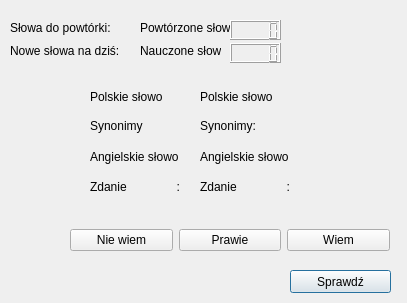
<?xml version="1.0" encoding="UTF-8"?>
<ui version="4.0">
 <class>LearnWindow</class>
 <widget class="QDialog" name="LearnWindow">
  <property name="geometry">
   <rect>
    <x>0</x>
    <y>0</y>
    <width>407</width>
    <height>303</height>
   </rect>
  </property>
  <property name="minimumSize">
   <size>
    <width>407</width>
    <height>303</height>
   </size>
  </property>
  <property name="maximumSize">
   <size>
    <width>407</width>
    <height>303</height>
   </size>
  </property>
  <property name="windowTitle">
   <string>Nauka słówek</string>
  </property>
  <widget class="QPushButton" name="check_button">
   <property name="geometry">
    <rect>
     <x>290</x>
     <y>270</y>
     <width>101</width>
     <height>23</height>
    </rect>
   </property>
   <property name="text">
    <string>Sprawdź</string>
   </property>
  </widget>
  <widget class="QWidget" name="horizontalLayoutWidget">
   <property name="geometry">
    <rect>
     <x>70</x>
     <y>210</y>
     <width>320</width>
     <height>61</height>
    </rect>
   </property>
   <layout class="QHBoxLayout" name="buttonsLayout">
    <item>
     <widget class="QPushButton" name="incorrectly_button">
      <property name="text">
       <string>Nie wiem</string>
      </property>
     </widget>
    </item>
    <item>
     <widget class="QPushButton" name="almost_button">
      <property name="text">
       <string>Prawie</string>
      </property>
     </widget>
    </item>
    <item>
     <widget class="QPushButton" name="correctly_button">
      <property name="text">
       <string>Wiem</string>
      </property>
     </widget>
    </item>
   </layout>
  </widget>
  <widget class="QLabel" name="learnedWordsLabel">
   <property name="geometry">
    <rect>
     <x>140</x>
     <y>40</y>
     <width>81</width>
     <height>21</height>
    </rect>
   </property>
   <property name="text">
    <string>Nauczone słowa</string>
   </property>
  </widget>
  <widget class="QLCDNumber" name="lcd_new_number">
   <property name="geometry">
    <rect>
     <x>230</x>
     <y>43</y>
     <width>51</width>
     <height>20</height>
    </rect>
   </property>
  </widget>
  <widget class="QLabel" name="new_words_label">
   <property name="geometry">
    <rect>
     <x>10</x>
     <y>40</y>
     <width>121</width>
     <height>21</height>
    </rect>
   </property>
   <property name="text">
    <string>Nowe słowa na dziś: </string>
   </property>
  </widget>
  <widget class="QLabel" name="synonym_label">
   <property name="geometry">
    <rect>
     <x>200</x>
     <y>110</y>
     <width>169</width>
     <height>32</height>
    </rect>
   </property>
   <property name="text">
    <string>Synonimy:</string>
   </property>
  </widget>
  <widget class="QLabel" name="eng_word_label">
   <property name="geometry">
    <rect>
     <x>200</x>
     <y>140</y>
     <width>169</width>
     <height>33</height>
    </rect>
   </property>
   <property name="text">
    <string>Angielskie słowo</string>
   </property>
  </widget>
  <widget class="QLabel" name="synonym_label_2">
   <property name="geometry">
    <rect>
     <x>90</x>
     <y>110</y>
     <width>89</width>
     <height>32</height>
    </rect>
   </property>
   <property name="text">
    <string>Synonimy           :</string>
   </property>
  </widget>
  <widget class="QLabel" name="pl_word_label">
   <property name="geometry">
    <rect>
     <x>200</x>
     <y>80</y>
     <width>169</width>
     <height>33</height>
    </rect>
   </property>
   <property name="text">
    <string>Polskie słowo</string>
   </property>
  </widget>
  <widget class="QLabel" name="sentence_label_2">
   <property name="geometry">
    <rect>
     <x>90</x>
     <y>170</y>
     <width>89</width>
     <height>33</height>
    </rect>
   </property>
   <property name="text">
    <string>Zdanie               :</string>
   </property>
  </widget>
  <widget class="QLabel" name="engWordLabel_2">
   <property name="geometry">
    <rect>
     <x>90</x>
     <y>140</y>
     <width>89</width>
     <height>33</height>
    </rect>
   </property>
   <property name="text">
    <string>Angielskie słowo:</string>
   </property>
  </widget>
  <widget class="QLabel" name="sentence_label">
   <property name="geometry">
    <rect>
     <x>200</x>
     <y>170</y>
     <width>191</width>
     <height>33</height>
    </rect>
   </property>
   <property name="text">
    <string>Zdanie               :</string>
   </property>
  </widget>
  <widget class="QLabel" name="plwordlabel">
   <property name="geometry">
    <rect>
     <x>90</x>
     <y>80</y>
     <width>89</width>
     <height>33</height>
    </rect>
   </property>
   <property name="text">
    <string>Polskie słowo     :</string>
   </property>
  </widget>
  <widget class="QLabel" name="repeat_words_label">
   <property name="geometry">
    <rect>
     <x>10</x>
     <y>20</y>
     <width>121</width>
     <height>16</height>
    </rect>
   </property>
   <property name="text">
    <string>Słowa do powtórki:</string>
   </property>
  </widget>
  <widget class="QLabel" name="repeated_words_label">
   <property name="geometry">
    <rect>
     <x>140</x>
     <y>20</y>
     <width>91</width>
     <height>16</height>
    </rect>
   </property>
   <property name="text">
    <string>Powtórzone słowa</string>
   </property>
  </widget>
  <widget class="QLCDNumber" name="lcd_repeat_number">
   <property name="geometry">
    <rect>
     <x>230</x>
     <y>20</y>
     <width>51</width>
     <height>20</height>
    </rect>
   </property>
  </widget>
 </widget>
 <resources/>
 <connections/>
</ui>
